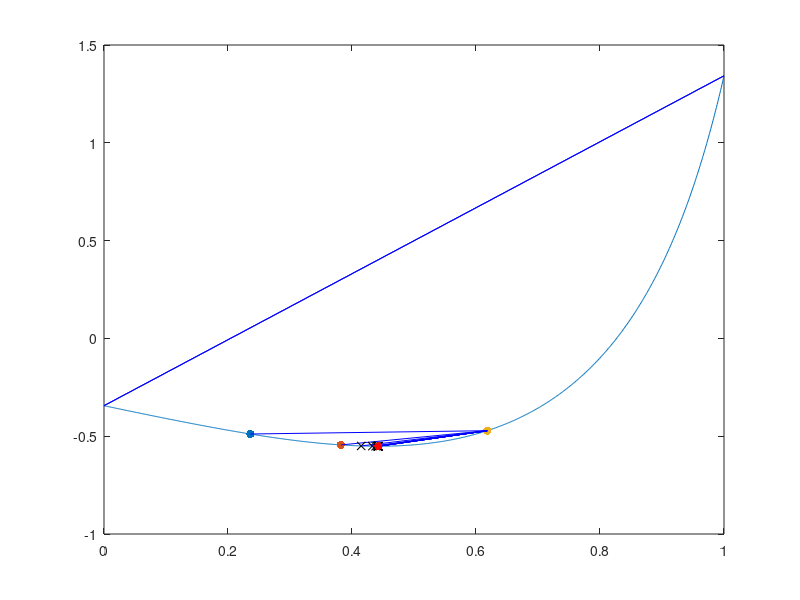

MATLAB code to generate this figure:
function lab03()
    clc();

    debugFlg = 1;
    delayS = 0.8;
    a = 0;
    b = 1;
    eps = 1e-6;

    fplot(@f, [a, b]);
    hold on;

    % pause(3);
    parabolic_method(a, b, eps, debugFlg, delayS);

    legend("off");
end

function parabolic_method(a, b, eps, debugFlg, delayS)
    tau = (sqrt(5)-1) / 2;
    l = b - a;

    x1 = b - tau*l;
    x2 = a + tau*l;
    f1 = f(x1);
    f2 = f(x2);

    fprintf('-------Golden ratio method (looking for initial points x1, x2, x3)-------\n');
    i = 0;
    if debugFlg
        fprintf('№ %2d:\t [a, b] = [%.10f, %.10f], f(a) = %.10f, f(b) = %.10f\n', i, a, b, f(a), f(b));
        line([a b], [f(a) f(b)], 'color', 'b');
        hold on;
    end
    while l > 2*eps
        i = i + 1;
        if debugFlg
            line([a b], [f(a) f(b)], 'color', 'b');
            hold on;
        end
        if f1 <= f2
            b = x2;
            l = b - a;

            new_x = b - tau*l;
            new_f = f(new_x);

            if f1 <= new_f
               x3 = x2;     f3 = f2;
               x2 = x1;     f2 = f1;
               x1 = new_x;  f1 = new_f;
               break;
            end

            x2 = x1;        f2 = f1;
            x1 = new_x;     f1 = new_f;
        else
            a = x1;
            l = b - a;

            new_x = a + tau*l;
            new_f = f(new_x);

            if f2 <= new_f
                x1 = a;
                x3 = new_x; f3 = new_f;
                break;
            end

            x1 = x2;        f1 = f2;
            x2 = new_x;     f2 = new_f;
        end
        if debugFlg
            fprintf('№ %2d:\t [a, b] = [%.10f, %.10f], f(a) = %.10f, f(b) = %.10f\n', i, a, b, f(a), f(b));
            line([a b], [f(a) f(b)], 'color', 'r');
            hold on;
            pause(delayS);
        end
    end

    if debugFlg
        fprintf('Found x1 = %.10f, x2 = %.10f, x3 = %.10f\n', x1, x2, x3);
        scatter(x1, f1, 'green', 'filled');
        scatter(x2, f2, 'green', 'filled');
        scatter(x3, f3, 'green', 'filled');
        line([x1 x3], [f1 f3], 'color', 'b');
        hold on;
        pause(delayS*2);
    end

    if l <= 2*eps
        x_res = (a+b)/2;
        f_res = f(x_res);

        if debugFlg
            scatter(x_res, f_res, 'r', 'filled');
            fprintf('RESULT: %2d iterations, x=%.10f, f(x)=%.10f\n', i, x_res, f_res);
        end

        return;
    end

    fprintf('-------Parabolic method-------\n');

    a1 = (f2 - f1) / (x2 - x1);
    a2 = ((f3 - f1)/(x3 - x1) - (f2 - f1)/(x2 - x1)) / (x3 - x2);
    x_ = 1 / 2 * (x1 + x2 - a1/a2);
    f_ = f(x_);

    for i = 1:1000
        old_x_ = x_;

        if f_ > f2
            temp = f_; f_ = f2; f2 = temp;
            temp = x_; x_ = x2; x2 = temp;
        end

        if x_ > x2
            x1 = x2; f1 = f2;
            x2 = x_; f2 = f_;
        else
            x3 = x2; f3 = f2;
            x2 = x_; f2 = f_;
        end

        if debugFlg
            fprintf('№ %2d:\t [x1, x3] = [%.10f, %.10f], f(x1) = %.10f, f(x3) = %.10f\n', i, x1, x3, f1, f3);
            fprintf('Current min point: x=%.10f, f(x)=%.10f\n', x_, f_);
            line([x1 x3], [f1 f3], 'color', 'b');
            plot(x_, f_, 'xk');
            hold on;
            pause(delayS);
        end

        a1 = (f2 - f1) / (x2 - x1);
        a2 = ((f3 - f1)/(x3 - x1) - (f2 - f1)/(x2 - x1)) / (x3 - x2);
        x_ = 1 / 2 * (x1 + x2 - a1/a2);
        f_ = f(x_);

        if abs(old_x_ - x_) <= eps
            break
        end
    end

    x_res = x_;
    f_res = f_;

    if debugFlg
        scatter(x_res, f_res, 'r', 'filled');
        fprintf('RESULT: %2d iterations, x=%.10f, f(x)=%.10f\n', i, x_res, f_res);
    end

end

function y = f(x)
    k = power(5,1/3);

    y = sinh((3 * power(x,4) - x + sqrt(17) - 3) / 2) + sin((k * power(x, 3) - k * x + 1 - 2 * k) ./ (-power(x,3) + x + 2));
end
